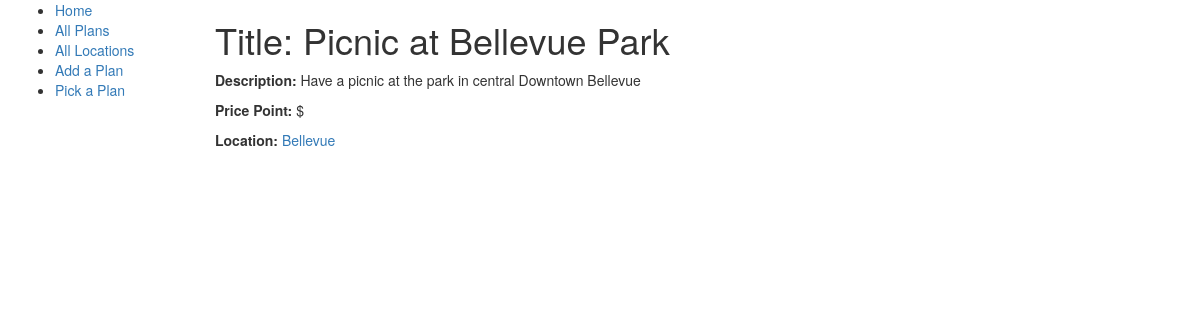
The page /picker/plan/4 on the database its author committed.
### picker/models.py (models this page shows, shortened)
class Plan(models.Model):
    title = models.CharField(max_length=150)
    description = models.TextField(max_length=1000, help_text='Enter a brief description')
    PRICE_RANGE = (
        ('$', 'Cheap'),
        ('$$', 'Moderate'),
        ('$$$', 'Pricey'),
    )
    price_point = models.CharField(max_length=3, choices=PRICE_RANGE, blank=True, help_text='Price Range')
    location = models.ForeignKey('Location', on_delete=models.SET_NULL, null=True)

class Location(models.Model):
    name = models.CharField(max_length=200)
    def get_absolute_url(self):
        return reverse('location-detail', args=[str(self.id)])
    def __str__(self):
        return self.name

### picker/views.py (the view)
# urls.py: path('plan/<int:pk>', views.PlanDetailView.as_view(), name='plan-detail'),
class PlanDetailView(generic.DetailView):
    model = Plan

### picker/templates/picker/plan_detail.html
{% extends "base.html" %}
{% block content %}
    <h1>Title: {{ plan.title }}</h1>
    <p><strong>Description:</strong> {{ plan.description }}</p>
    <p><strong>Price Point:</strong> {{ plan.price_point }}</p>
    <strong>Location:</strong>
    <a href="{{ plan.location.get_absolute_url }}"> {{ plan.location }}</a>
{% endblock %}

### rows shown on the page
Plan: title "Picnic at Bellevue Park", description "Have a picnic at the park in central Downtown Bellevue", price_point "$", location "Bellevue"
